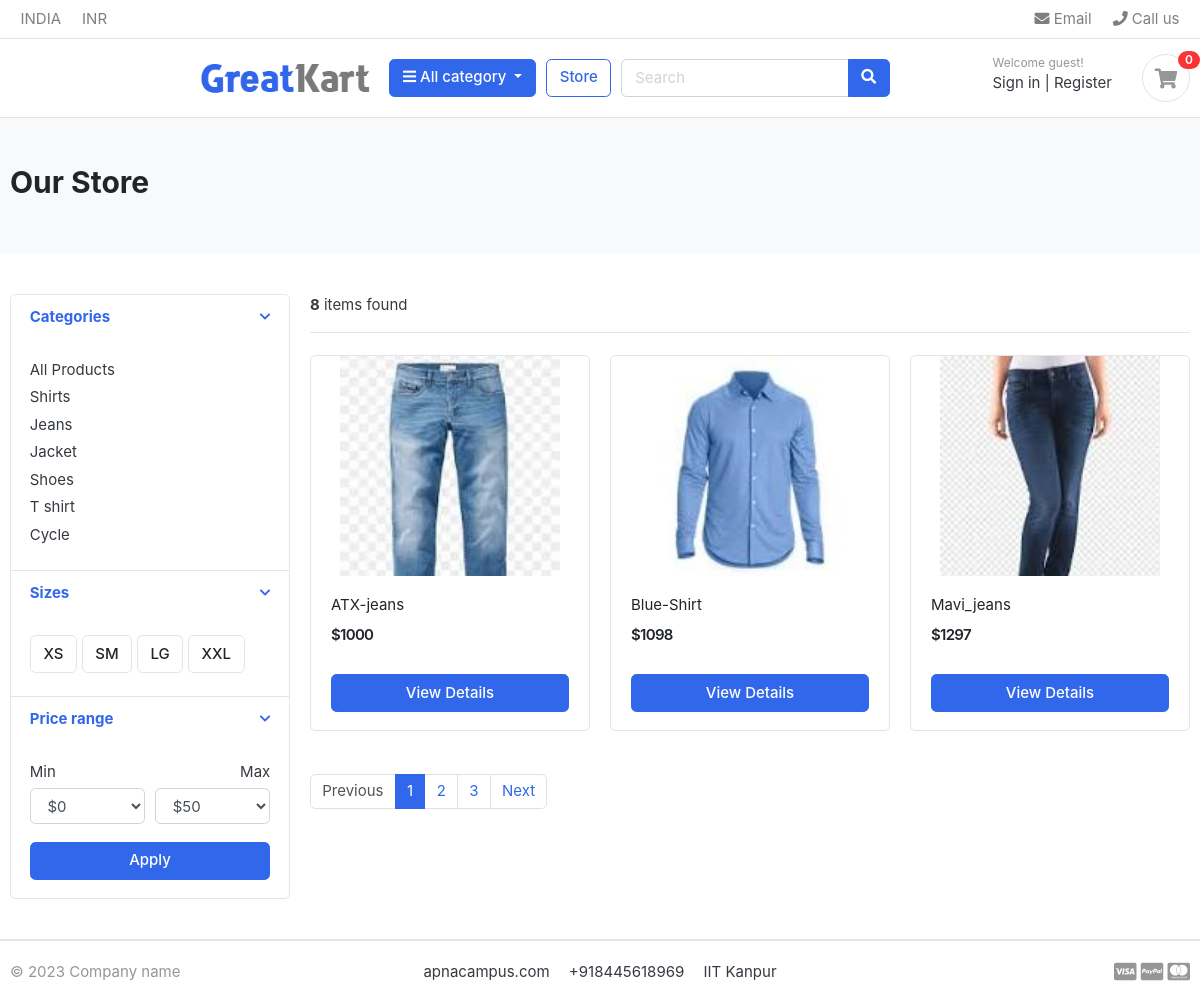
/store/, run on the app's committed database.
### category/models.py (models this page shows, shortened)
class Category(models.Model):
    category_name = models.CharField(max_length=50, unique = True)
    slug = models.SlugField(max_length=100, unique =True)
    description = models.TextField(max_length=255, blank =True)
    cat_image = models.ImageField(upload_to='photos/categories', blank =True)
    class Meta:
        verbose_name = 'category'
        verbose_name_plural = 'categories'
    def get_url(self):
             return reverse('product_by_category', args =[self.slug])

### store/models.py (models this page shows, shortened)
class Product(models.Model):
    product_name   = models.CharField(max_length =200, unique =True)
    slug           = models.SlugField(max_length=200,unique = True)
    description    = models.TextField(max_length = 500, blank = True)
    price          = models.IntegerField()
    images         = models.ImageField(upload_to='photos/products')
    stock          = models.IntegerField()
    is_available   = models.BooleanField(default = True)
    category       = models.ForeignKey(Category, on_delete=models.CASCADE)
    created_date   = models.DateTimeField(auto_now_add = True)
    modified_date  = models.DateTimeField(auto_now =True)
    def get_url(self):
        return reverse('product_detail',args =[self.category.slug, self.slug ])

### store/views.py (the view)
# urls.py: path('store/', include('store.urls')),
def store(request, category_slug = None):
    categories    = None
    products      = None
    if category_slug != None:
        categories = get_object_or_404(Category,slug = category_slug)
        products   = Product.objects.filter(category=categories , is_available = True)
        paginator = Paginator(products, 1)
        page = request.GET.get('page')
        paged_products = paginator.get_page(page)
        product_count = products.count()
    else:
        products  = Product.objects.all().filter(is_available=True).order_by('id')
        paginator = Paginator(products,3)
        page = request.GET.get('page')
        paged_products = paginator.get_page(page)
        product_count = products.count()
    context = {
        'products':paged_products,
        'product_count':product_count,
    }
    return render(request, 'store/store.html', context)

### carts/context_processors.py (called while the page is built)
def counter(request):
    cart_count = 0
    if 'admin' in request.path:
        return {}
    else:
        try:
            cart = Cart.objects.filter(cart_id =_cart_id(request))
            cart_items = CartItem.objects.all().filter(cart=cart[:1])
            for cart_item in cart_items:
                cart_count += cart_item.quantity
        except Cart.DoesNotExist:
            cart_count = 0
    return dict(cart_count = cart_count)

### carts/views.py (called while the page is built)
def _cart_id(request):   #private function
    cart = request.session.session_key
    if not cart:
        cart = request.session.create()
    return cart

### category/context_processors.py (called while the page is built)
def menu_links(request):
    links = Category.objects.all()
    return dict(links=links)

### templates/store/store.html (shortened to what this page needs)
{% extends 'base.html' %}
{% load static %}
{% block content %}
<section class="section-pagetop bg">
    <div class="container">
        {% if 'search' in request.path %}
           <h2 class="title-page">Search Result</h2>
        {% else %}
           <h2 class="title-page">Our Store</h2>
        {% endif %}
    </div>
    </section>
<section class="section-content padding-y">
    <div class="container">
    <div class="row">
        <aside class="col-md-3">
    <div class="card">
        <article class="filter-group">
            <header class="card-header">
                <a href="#" data-toggle="collapse" data-target="#collapse_1" aria-expanded="true" class="">
                    <i class="icon-control fa fa-chevron-down"></i>
                    <h6 class="title">Categories</h6>
                </a>
            </header>
            <div class="filter-content collapse show" id="collapse_1" style="">
                <div class="card-body">
                    <ul class="list-menu">
                        <li><a href="{% url 'store' %}">All Products</a></li>
                        {% for category in links %}
                            <li><a href="{{ category.get_url }}">{{ category.category_name }}</a></li>
                        {% endfor %}
                    </ul>
                </div>
            </div>
        </article>
        <article class="filter-group">
            <header class="card-header">
                <a href="#" data-toggle="collapse" data-target="#collapse_4" aria-expanded="true" class="">
                    <i class="icon-control fa fa-chevron-down"></i>
                    <h6 class="title">Sizes </h6>
                </a>
            </header>
            <div class="filter-content collapse show" id="collapse_4" style="">
                <div class="card-body">
                  <label class="checkbox-btn">
                    <span class="btn btn-light"> XS </span>
                  </label>
                  <label class="checkbox-btn">
                    <span class="btn btn-light"> SM </span>
                  </label>
                  <label class="checkbox-btn">
                    <span class="btn btn-light"> LG </span>
                  </label>
                  <label class="checkbox-btn">
                    <span class="btn btn-light"> XXL </span>
                  </label>
            </div>
            </div>
        </article>
        <article class="filter-group">
            <header class="card-header">
                <a href="#" data-toggle="collapse" data-target="#collapse_3" aria-expanded="true" class="">
                    <i class="icon-control fa fa-chevron-down"></i>
                    <h6 class="title">Price range </h6>
                </a>
            </header>
            <div class="filter-content collapse show" id="collapse_3" style="">
                <div class="card-body">
                    <div class="form-row">
                    <div class="form-group col-md-6">
                      <label>Min</label>
                          <select class="mr-2 form-control">
                            <option value="0">$0</option>
                        </select>
                    </div>
                    <div class="form-group text-right col-md-6">
                      <label>Max</label>
                          <select class="mr-2 form-control">
                            <option value="50">$50</option>
                        </select>
                    </div>
                    </div>
                    <button class="btn btn-block btn-primary">Apply</button>
                </div>
            </div>
        </article>
    </div>
        </aside>
        <main class="col-md-9">
    <header class="border-bottom mb-4 pb-3">
            <div class="form-inline">
                <span class="mr-md-auto"><b>{{ product_count }}</b> items found</span>
            </div>
    </header>
    <div class="row">
        {% if products %}
        {% for product in products %}
        <div class="col-md-4">
            <figure class="card card-product-grid">
                <div class="img-wrap">
                   <a href="{{product.get_url }}" ><img src="{{ product.images.url }}"></a>
                </div>
                <figcaption class="info-wrap">
                    <div class="fix-height">
                        <a href="{{ product.get_url }}" class="title">{{ product.product_name }}</a>
                        <div class="price-wrap mt-2">
                            <span class="price">${{ product.price }}</span>
                        </div>
                    </div>
                    <a href="{{ product.get_url }}" class="btn btn-block btn-primary">View Details </a>
                </figcaption>
            </figure>
        </div>
        {% endfor %}
        {% else %}
        <div>
            <h2> No result found. Please try again. </h2>
        </div>
        {% endif %}
    </div>
    <nav class="mt-4" aria-label="Page navigation sample">
    {% if products.has_other_pages %}
      <ul class="pagination">
        {% if products.has_previous %}
        <li class="page-item"><a class="page-link" href="?page={{ products.previous_page_number }}">Previous</a></li>
        {% else %}
        <li class="page-item disabled"><a class="page-link" href="#">Previous</a></li>
        {% endif %}
        {% for i in products.paginator.page_range %}
           {% if products.number == i %}
        <li class="page-item active"><a class="page-link" href="#">{{i}}</a></li>
           {% else %}
           <li class="page-item"><a class="page-link" href="?page={{i}}">{{i}}</a></li>
           {% endif %}
        {% endfor %}
        {% if products.has_next %}
        <li class="page-item"><a class="page-link" href="?page={{ products.next_page_number }}">Next</a></li>
        {% else %}
        <li class="page-item disabled"><a class="page-link" href="#">Next</a></li>
        {% endif %}
      </ul>
    {% endif %}
    </nav>
        </main>
    </div>
    </div>
    </section>
{% endblock %}

### static/css/ui.css (style rules this page uses)
html { font-family: "Inter", sans-serif; font-size: 15px; }
.img-wrap { text-align: center; display: block; }
.img-wrap img { max-width: 100%; }
.price-wrap { letter-spacing: -0.7px; }
.padding-y { padding-top: 40px; padding-bottom: 40px; }
figure { margin-bottom: 0; }
article:after, .form-group:after { display: block; clear: both; content: ""; }
.bg { background-color: #f8f9fa; }
.title-page { color: #212529; }
.btn-light { background-color: #fff; border-color: #e4e4e4; }
[class*=list-] li:after { visibility: hidden; display: block; content: ""; overflow: hidden; height: 0; clear: both; }
.list-menu { list-style: none; margin: 0; padding-left: 0; }
.list-menu li { margin-bottom: 5px; }
.list-menu a { color: #343a40; }
[class*=card-product] a.title { color: #212529; display: block; }
[class*=card-product] .img-wrap { overflow: hidden; position: relative; }
[class*=card-product] .img-wrap img { height: 100%; max-width: 100%; width: auto; display: inline-block; -o-object-fit: cover; object-fit: cover; }
.card-product-grid { margin-bottom: 20px; }
.card-product-grid .img-wrap { border-radius: 0.2rem 0.2rem 0 0; height: 220px; }
.card-product-grid .info-wrap { overflow: hidden; padding: 18px 20px; }
.card-product-grid .fix-height { height: 80px; overflow: hidden; }
.card .img-wrap { overflow: hidden; }
.price { font-weight: 600; color: #212529; }
.icon-control { margin-top: 5px; float: right; font-size: 80%; }
.card-header .title { margin-bottom: 0; line-height: 1.5; }
.filter-group { border-bottom: 1px solid #e4e4e4; }
.filter-group .card-header { border-bottom: 0; }
.filter-group:last-child { border-bottom: 0; }
.checkbox-btn { position: relative; }
.section-pagetop { padding: 45px 0; }

### data on the page
Category: category_name "Shirts"
Category: category_name "Jeans"
Category: category_name "Jacket"
Category: category_name "Shoes"
Category: category_name "T shirt"
Category: category_name "Cycle"
Product: images (picture), product_name "ATX-jeans", price "1000"
Product: images (picture), product_name "Blue-Shirt", price "1098"
Product: images (picture), product_name "Mavi_jeans", price "1297"

### other printed values
{{ cart_count }} "0"
{{ product_count }} "8"
{{ i }} "1"
{{ i }} "2" "3"
